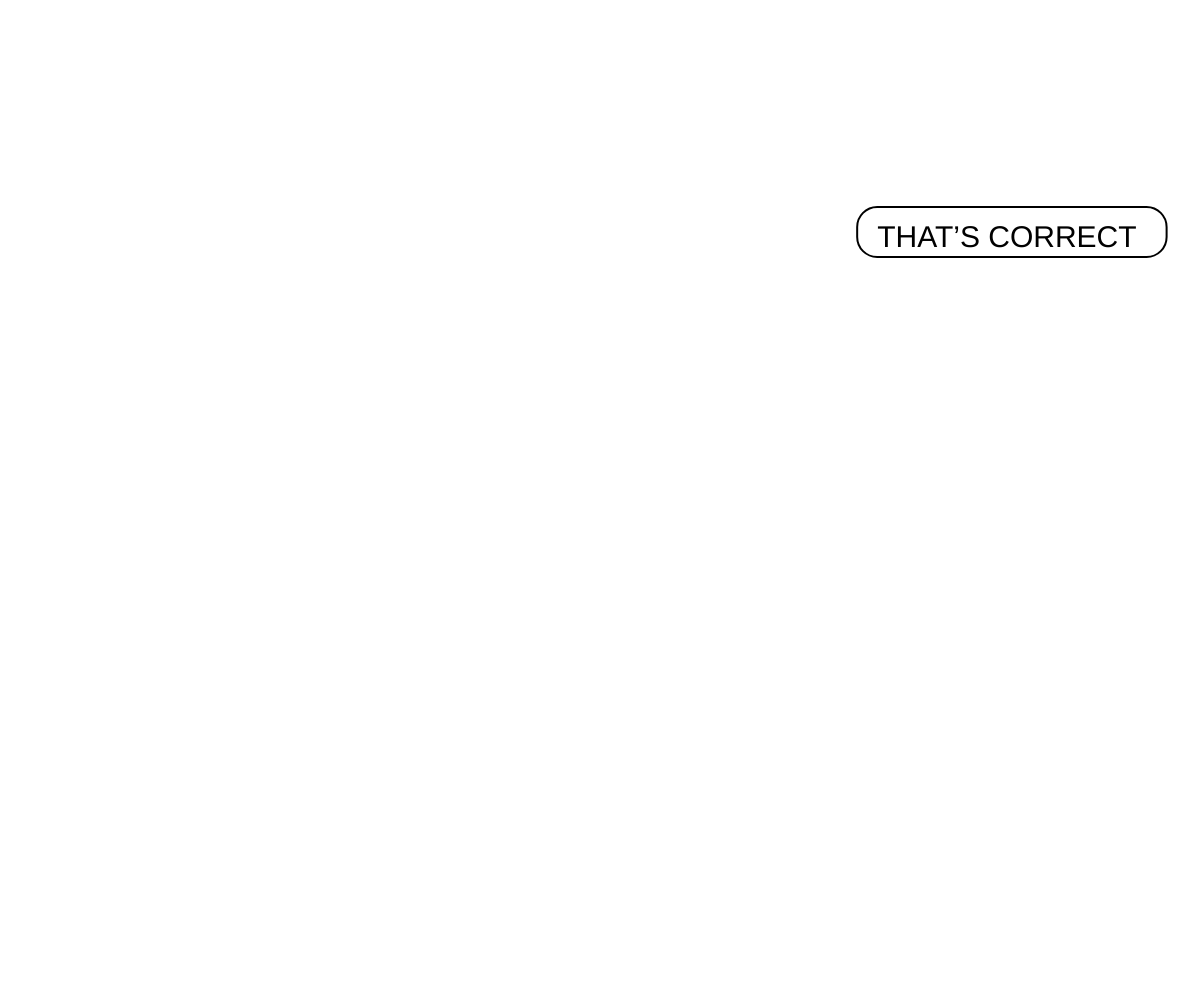
Frame 1 (no input)
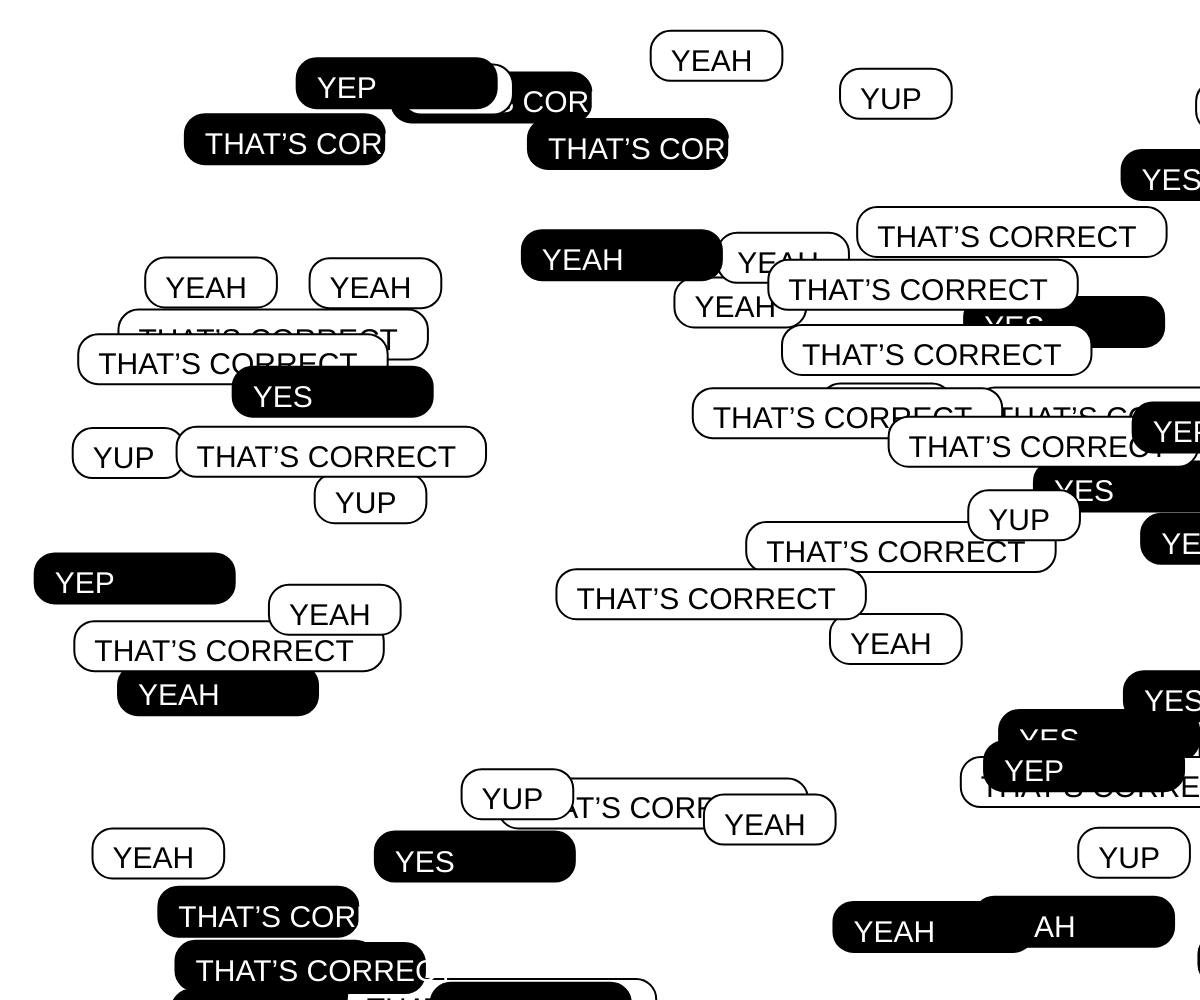
Frame 60 (no input)
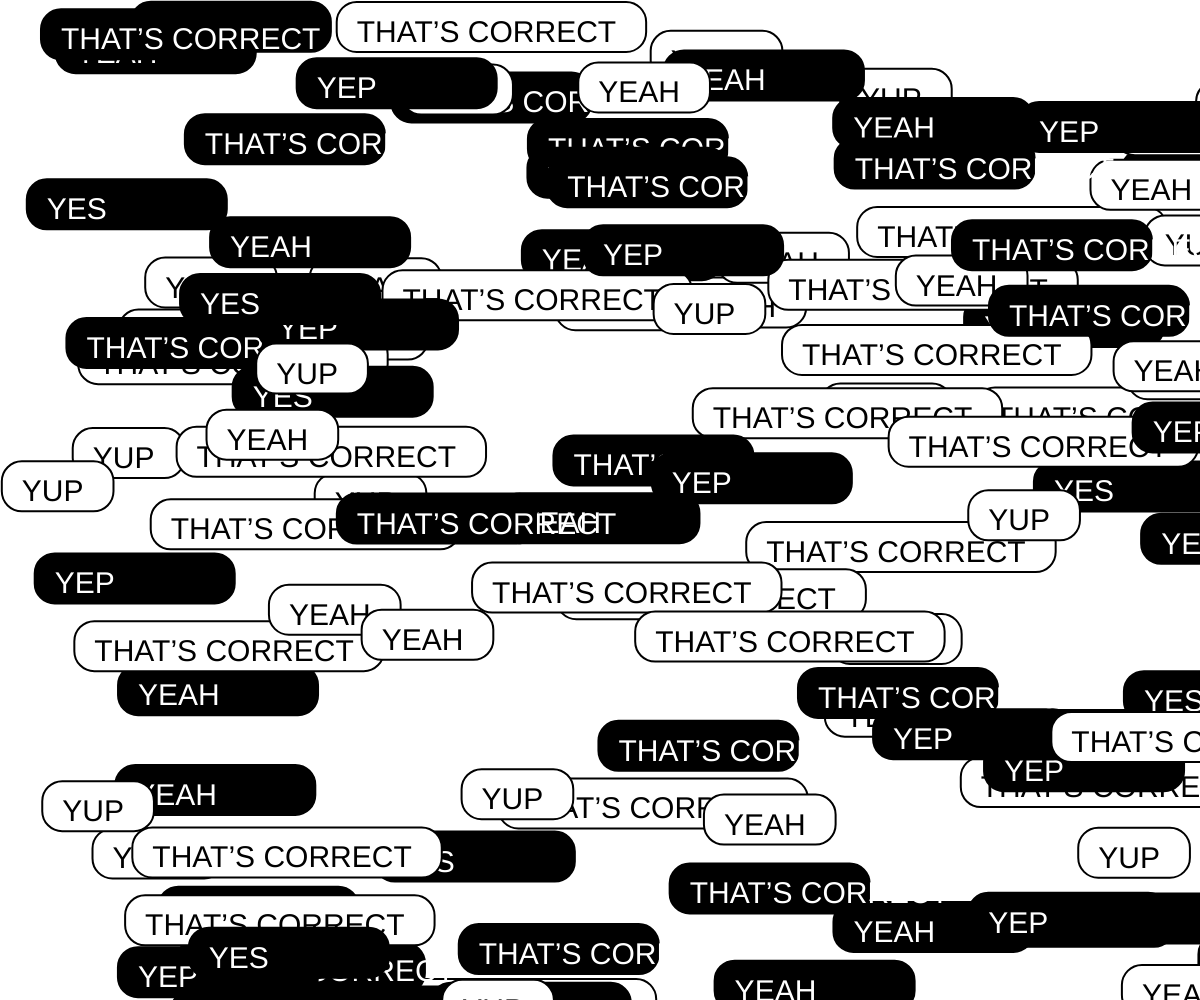
Frame 120 (the mouse pressed at the canvas centre since frame 60)

The p5.js sketch that drew these frames (run headless with seeded random() and noise() and a simulated clock; from frame 60 on, the mouse is pressed at the canvas centre):

// p5.js sketch
// ── sketch.js
function setup() {
    createCanvas(windowWidth, windowHeight);
    background(255);
    // frameRate(0.5)
}

function draw() {
    // background(255)
    strokeWeight(2)
    let x = random(width),
        y = random(height)
    if ( random() < 0.5){
        fill(0)
        rect(x,y,200,50,20)
        textSize(30)
        fill(255)
        text( random(["YES","YEAH","THAT’S CORRECT","YEP"]) ,x+20,y+40)
    }else{
        //指定文字大小
        textSize(30)
        textFont("Arial");

        //白底黑字
        let myText = random(["YEAH","THAT’S CORRECT","YUP"])
        let w = textWidth(myText)
        //對話框
        fill(255)
        rect(x,y,w+50,50,20)

        fill(0)
         // 计算居中的 x 坐标
        let textX = x + 25 + (w + 50 - w) / 2;
      
        //文字
        text(myText,x+20,y+40)
    
    }
}  
